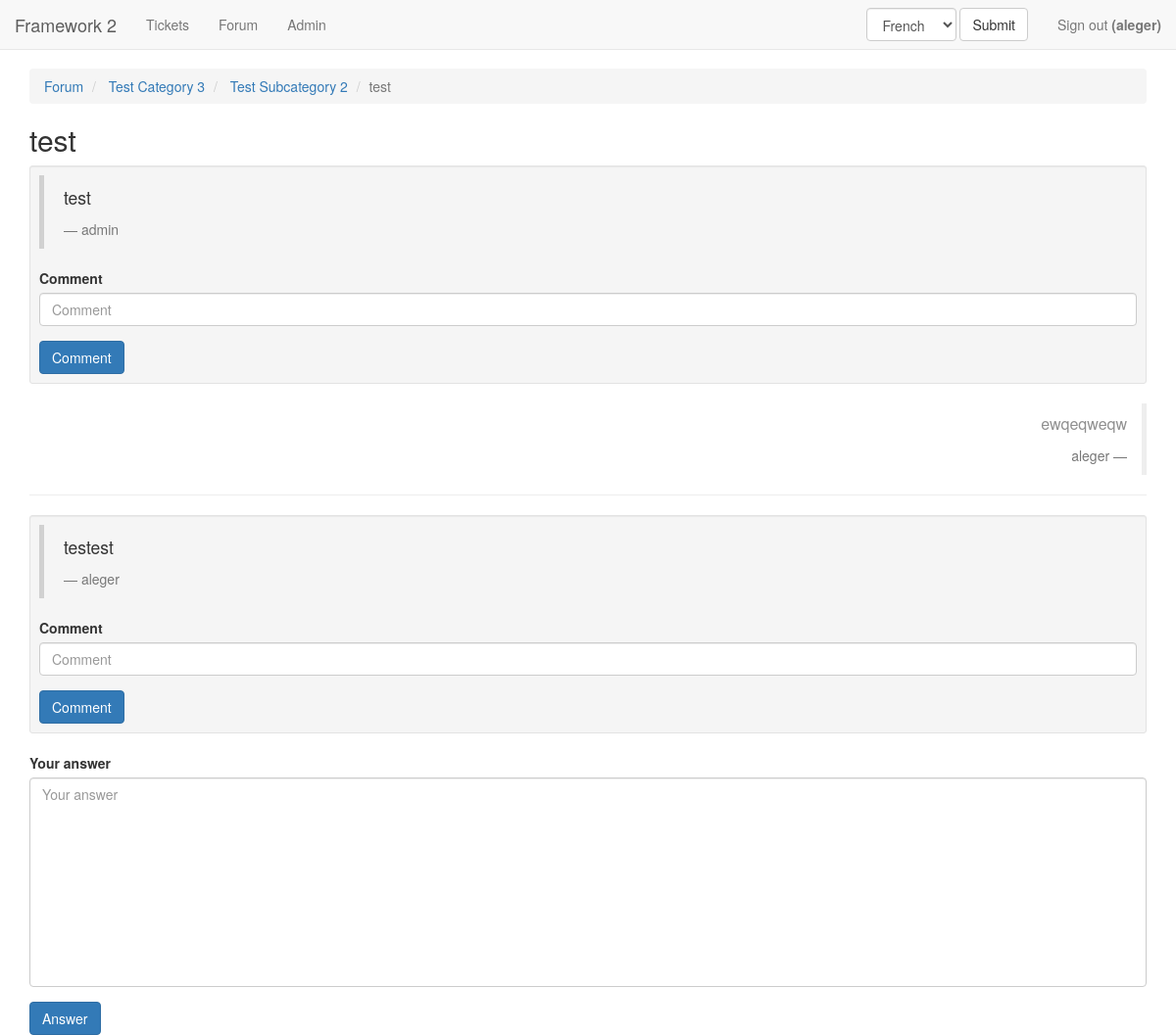
Page /forum/4/subcategory/5/thread/8/ (signed in) on the committed database.
### apps/forum/models.py (models this page shows, shortened)
class CategoryMeta(models.Model):
    title = models.CharField(max_length=128)
    slug = models.SlugField(blank=True, null=True)

class Thread(models.Model):
    title = models.CharField(max_length=128)
    category_related = models.ForeignKey(CategoryMeta)
    slug = models.SlugField(blank=True, null=True)

class PostMeta(models.Model):
    author = models.ForeignKey(User)
    date = models.DateTimeField(auto_now_add=True)
    body = models.TextField()
    class Meta:
        ordering = ['date']

class Answer(PostMeta):
    thread_related = models.ForeignKey(Thread)

class PostMeta(models.Model):
    author = models.ForeignKey(User)
    date = models.DateTimeField(auto_now_add=True)
    body = models.TextField()
    class Meta:
        ordering = ['date']

class Comment(PostMeta):
    answer_related = models.ForeignKey(Answer)

### apps/forum/views.py (the view)
class ForumViewThread(DetailView):
    model = Thread
    template_name = 'forum_view_thread.html'
    pk_url_kwarg = 't_pk'
    context_object_name = 'thread'
    def get_context_data(self, **kwargs):
        context = super().get_context_data(**kwargs)
        category_object = Category.objects.filter(pk=self.kwargs.get('c_pk'))
        context['category'] = category_object[0] if len(category_object) else None
        subcategory_object = SubCategory.objects.filter(pk=self.kwargs.get('sc_pk'))
        context['subcategory'] = subcategory_object[0] if len(subcategory_object) else None
        answers = Answer.objects.filter(thread_related=self.get_object())
        context['answers'] = [(answer, Comment.objects.filter(answer_related=answer)) for answer in answers]
        context['answer_form'] = AnswerForm()
        context['comment_form'] = CommentForm()
        return context

### apps/forum/forms.py
class AnswerForm(forms.Form):
    body = forms.CharField(widget=forms.Textarea(), label=_('Your answer'))

class CommentForm(forms.Form):
    comment = forms.CharField(widget=forms.TextInput(), label=_('Comment'))

### framework1/urls.py (called while the page is built)
def _wrap_instance__resolve(wrapping_functions, instance):
    if not hasattr(instance, 'resolve'): return instance
    resolve = getattr(instance, 'resolve')
    def _wrap_func_in_returned_resolver_match(*args, **kwargs):
        rslt = resolve(*args, **kwargs)
        if not hasattr(rslt, 'func'): return rslt
        f = getattr(rslt, 'func')
        for _f in reversed(wrapping_functions):
            f = _f(f)
        setattr(rslt, 'func', f)
        return rslt
    setattr(instance, 'resolve', _wrap_func_in_returned_resolver_match)
    return instance

### apps/forum/templates/forum_view_thread.html (shortened to what this page needs)
{% extends 'base.html' %}
{% load bootstrap3 %}
{% load i18n %}
{% block content %}
  <ol class="breadcrumb">
    <li>
      <a href="{% url 'forum_view' %}">Forum</a>
    </li>
    <li>
      <a href="{% url 'forum_view_category' pk=category.pk %}">{{ category.title }}</a>
    </li>
    {% if subcategory %}
      <li>
        <a href="{% url 'forum_view_subcategory' c_pk=category.pk sc_pk=subcategory.pk %}">{{ subcategory.title }}</a>
      </li>
    {% endif %}
    <li class="active">{{ thread.title }}</li>
  </ol>
  <h2>{{ thread.title }}</h2>
  {% for answer in answers %}
    <div class="well well-sm">
      <blockquote class="blockquote">
        <p>{{ answer.0.body }}</p>
        <footer>{{ answer.0.author }}</footer>
      </blockquote>
      {% if subcategory %}
        <form method="post" class="form" action="{% url 'forum_comment_subcategory_thread' c_pk=category.pk sc_pk=subcategory.pk t_pk=thread.pk a_pk=answer.0.pk %}">
      {% else %}
        <form method="post" class="form" action="{% url 'forum_comment_category_thread' c_pk=category.pk t_pk=thread.pk a_pk=answer.0.pk %}">
      {% endif %}
          {% bootstrap_form comment_form %}
          {% buttons %}
            <button type="submit" class="btn btn-primary">{% bootstrap_icon "ok" %} {% trans 'Comment' %}</button>
          {% endbuttons %}
        </form>
    </div>
    {% for comment in answer.1 %}
      <blockquote class="blockquote-reverse">
        <p class="comment">{{ comment.body }}</p>
        <footer>{{ comment.author }}</footer>
      </blockquote>
      <hr>
    {% endfor %}
  {% endfor %}
  {% if subcategory %}
    <form method="post" class="form" action="{% url 'forum_answer_subcategory_thread' c_pk=category.pk sc_pk=subcategory.pk t_pk=thread.pk %}">
  {% else %}
    <form method="post" class="form" action="{% url 'forum_answer_category_thread' c_pk=category.pk t_pk=thread.pk %}">
  {% endif %}
      {% bootstrap_form answer_form %}
      {% buttons %}
        <button type="submit" class="btn btn-primary">{% bootstrap_icon "ok" %} {% trans 'Answer' %}</button>
      {% endbuttons %}
    </form>
{% endblock %}

### templates/base.html (shortened to what this page needs)
<!DOCTYPE html>
<html>
  <head>
    {% load staticfiles %}
    {% load bootstrap3 %}
    {% bootstrap_css %}
    {% load i18n %}
  </head>
  <body>
  <nav class="navbar navbar-default navbar-fixed-top">
      <div class="navbar-header">
          <a class="navbar-brand" href="/">Framework 2</a>
      </div>
    <div class="container">
      <p class="navbar-text navbar-left">
        <a class="navbar-link" href="/tickets/">Tickets</a>
      </p>
      <p class="navbar-text navbar-left">
        <a class="navbar-link" href="/forum/">Forum</a>
      </p>
        {% if user.is_authenticated %}
          <p class="navbar-text navbar-right">
            <a class="navbar-link" href="/logout/">{% trans 'Sign out' %} <strong>({{ user.username }})</strong></a>
          </p>
        {% else %}
          <p class="navbar-text navbar-right">
            <a class="navbar-link navbar-btn" href="/login/"><strong>{% trans 'Sign in' %}</strong></a>
              {% trans 'or' %}
            <a class="navbar-link navbar-btn" href="/register/"><strong>{% trans 'Register' %}</strong></a>
          </p>
        {% endif %}
        <form class="navbar-form navbar-right" action="/i18n/setlang/" method="post">
          <select name="language" class="form-control">
            {% for lang in LANGUAGES %}
            <option value="{{ lang.0 }}">{{ lang.1 }}</option>
            {% endfor %}
          </select>
          <button type="submit" class="btn btn-default">Submit</button>
        </form>
        {% if user.is_staff %}
          <p class="navbar-text navbar-left">
            <a class="navbar-link navbar-btn" href="/admin_p/">Admin</a>
          </p>
        {% endif %}
      </div>
  </nav>
  <div class="container">
    {% block content %}
    {% endblock %}
  </div>
  </body>
</html>

### templates/base.html (style rules this page uses)
body { padding-top: 70px; }
textarea { resize: none; height: 200px; }
.comment { font-size: 16px; color: #909090; }

### rows in the picture
CategoryMeta: title "Test Category 3"
CategoryMeta: title "Test Subcategory 2"
Thread: title "test"
Answer: body "test", username "admin"
Comment: body "ewqeqweqw", author "aleger"
Answer: body "testest", username "aleger"

### other values in the picture
{{ user.username }} "aleger"
form field language "French"
